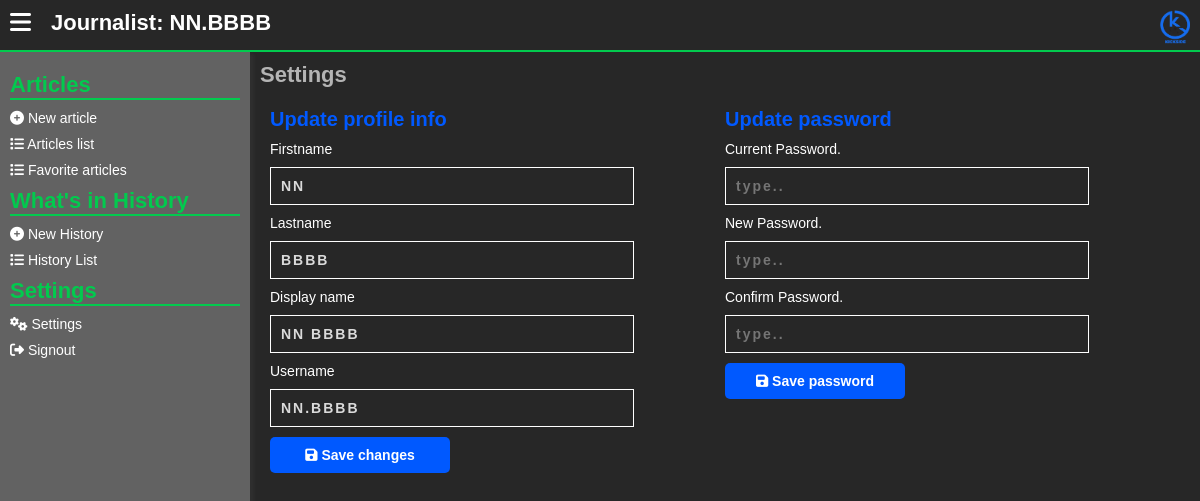
The page /journalists/settings.php (signed in) on the database its author committed.
### tables this page shows
CREATE TABLE `journalists` (
  `id` int(11) NOT NULL,
  `first_name` varchar(255) NOT NULL,
  `last_name` varchar(255) NOT NULL,
  `user_name` varchar(255) NOT NULL,
  `email` varchar(255) NOT NULL,
  `phone_number` varchar(255) NOT NULL,
  `password` text NOT NULL,
  `display_name` varchar(255) NOT NULL,
  `status` varchar(255) NOT NULL DEFAULT 'Working'
);

### assets/php/journalists/session_mgt.php (called while the page is built, shortened)
<?php
    if (!isset($_SESSION['acting_journalist_id'])) {
        header("location: ../admins/signin.php");
    }
    else {
        $acting_jou_id = $_SESSION['acting_journalist_id'];
        $check_jou_exists = mysqli_query($server,"SELECT * from journalists
            WHERE id = '$acting_jou_id'
        ");
        if (mysqli_num_rows($check_jou_exists) !==1) {
            header("location: ../admins/signin.php");
        }
        else {
            $get_the_journalist_info =  mysqli_fetch_array(mysqli_query($server,"SELECT * from journalists
                WHERE id = '$acting_jou_id'
            "));
            $acting_jou_firstname = $get_the_journalist_info['first_name'];
            $acting_jou_lastname = $get_the_journalist_info['last_name'];
            $acting_jou_username = $get_the_journalist_info['user_name'];
            $acting_jou_displayname = $get_the_journalist_info['display_name'];
        }
    }
?>

### journalists/settings.php (the view, shortened to what this page needs)
<?php
include("../assets/php/global/server.php");
include("../assets/php/journalists/session_mgt.php");
?>
<!DOCTYPE html>
<html lang="en">
<head>
   <link rel="stylesheet" href="https://cdnjs.cloudflare.com/ajax/libs/font-awesome/6.5.1/css/all.min.css" />
   <link rel="stylesheet" href="../assets/css/back-main.css">
</head>
<body>
   <main>
      <section class="main-section">
         <?php include("../assets/php/journalists/header.php"); ?>
         <div class="hero">
            <?php include("../assets/php/journalists/left-nav.php") ?>
            <div class="dashboard">
               <div class="dashboard-cont">
                  <h1>
                     Settings
                  </h1>
                  <div class="form-row">
                     <div class="forms">
                        <div class="left">
                           <h2>
                              Update profile info
                           </h2>
                           <form action="" method="post">
                              <p>
                                 <label for="">
                                    Firstname
                                 </label>
                                 <input type="text" name="firstname" value="<?php echo $acting_jou_firstname; ?>" placeholder="type.." required>
                              </p>
                              <p>
                                 <label for="">
                                    Lastname
                                 </label>
                                 <input type="text" name="lastname" value="<?php echo $acting_jou_lastname; ?>" placeholder="type.." required>
                              </p>
                              <p>
                                 <label for="">
                                    Display name
                                 </label>
                                 <input type="text" name="displayname" value="<?php echo $acting_jou_displayname; ?>" placeholder="type.." required>
                              </p>
                              <p>
                                 <label for="">
                                    Username
                                 </label>
                                 <input type="text" name="username" value="<?php echo $acting_jou_username; ?>" placeholder="type.." required>
                              </p>
                              <p>
                                 <button type="submit" name="save-cogs-changes">
                                    <i class="fa fa-save"></i>
                                    Save changes
                                 </button>
                              </p>
                           </form>
                        </div>
                        <div class="right">
                           <h2>
                              Update password
                           </h2>
                           <form action="" method="post">
                              <p>
                                 <label for="">
                                    Current Password.
                                 </label>
                                 <input type="password" name="current" placeholder="type.." required>
                              </p>
                              <p>
                                 <label for="">
                                    New Password.
                                 </label>
                                 <input type="password" name="new" placeholder="type.." required>
                              </p>
                              <p>
                                 <label for="">
                                    Confirm Password.
                                 </label>
                                 <input type="password" name="cfn" placeholder="type.." required>
                              </p>
                              <p>
                                 <button type="submit" name="save_new_pw">
                                    <i class="fa fa-save"></i>
                                    Save password
                                 </button>
                              </p>
                           </form>
                        </div>
                     </div>
                  </div>
               </div>
            </div>
         </div>
      </section>
   </main>
</body>
</html>

### assets/php/journalists/header.php
<header>
   <div class="menu">
      <button id="menu_toggleBTN">
         <i class="fa fa-bars"></i>
      </button>
   </div>
   <div class="username" onclick="location.reload()">
      Journalist:
      <?php echo $acting_jou_username; ?>
   </div>
   <div class="logo">
      <a href="./home.php">
         <img src="../assets/images/KickSide - Logo.png" alt="Kick Side Logo">
      </a>
   </div>
</header>

### assets/css/back-main.css (style rules this page uses)
* { font-size: 14px; margin: 0; padding: 0; text-decoration: none; }
body { font-family: "Gill Sans", "Gill Sans MT", Calibri, "Trebuchet MS", sans-serif; margin: 0; padding: 0; background: #d3d3d357; overflow: hidden; }
button { cursor: pointer; background: transparent; border: 0; }
main { width: 100%; height: 100%; }
section.main-section { height: 100vh; width: 100vw; top: 0; left: 0; position: absolute; background: rgb(39, 39, 39); overflow: hidden; }
section.main-section header { width: 100vw; display: flex; flex-direction: row; margin: 0; padding: 0; height: 50px; border-bottom: 2px solid #02ca4e; }
section.main-section header .menu { padding: 10px; }
section.main-section header .menu button { border: 0; background: transparent; }
section.main-section header .menu button i { font-size: 24px; color: #fff; }
section.main-section header .username { flex: 4; padding: 10px; color: #fff; font-size: 22px; font-weight: bold; user-select: none; cursor: pointer; }
section.main-section header .logo { text-align: right; flex: 2; padding: 10px; }
section.main-section header .logo img { width: 30px; }
section.main-section .hero { width: 100%; display: flex; flex-direction: row; flex-wrap: nowrap; }
section.main-section .dashboard { height: calc(100vh - 50px); overflow: auto; flex: 1; }
section.main-section .dashboard .dashboard-cont { padding: 10px; }
section.main-section .dashboard .dashboard-cont h1 { color: #b4b4b4; font-size: 22px; }
section.main-section .dashboard .form-row { margin-top: 10px; padding: 10px; border-radius: 10px; }
section.main-section .dashboard .form-row form p { margin-top: 10px; color: #fff; font-weight: 200; display: flex; flex-direction: column; font-size: 18px; }
section.main-section .dashboard .form-row h2 { color: #0059ff; font-size: 20px; }
section.main-section .dashboard .form-row .forms { display: flex; flex-direction: row; }
section.main-section .dashboard .form-row .forms .left, section.main-section .dashboard .form-row .forms .right { flex: 1; }
section.main-section .dashboard .form-row form p input, section.main-section .dashboard .form-row form p textarea, section.main-section .dashboard .form-row form p select { padding: 10px; background: transparent; margin-top: 10px; border: 1px solid #fff; color: #dadada; font-weight: bold; letter-spacing: 2px; outline: 0; width: 80%; }
section.main-section .dashboard .form-row form p button { padding: 10px; background: #0059ff; border: 0; border-radius: 5px; font-weight: bold; color: #fff; width: 180px; }

### rows shown on the page
journalists: user_name "NN.BBBB", firstname "NN", lastname "BBBB", displayname "NN BBBB", username "NN.BBBB"
